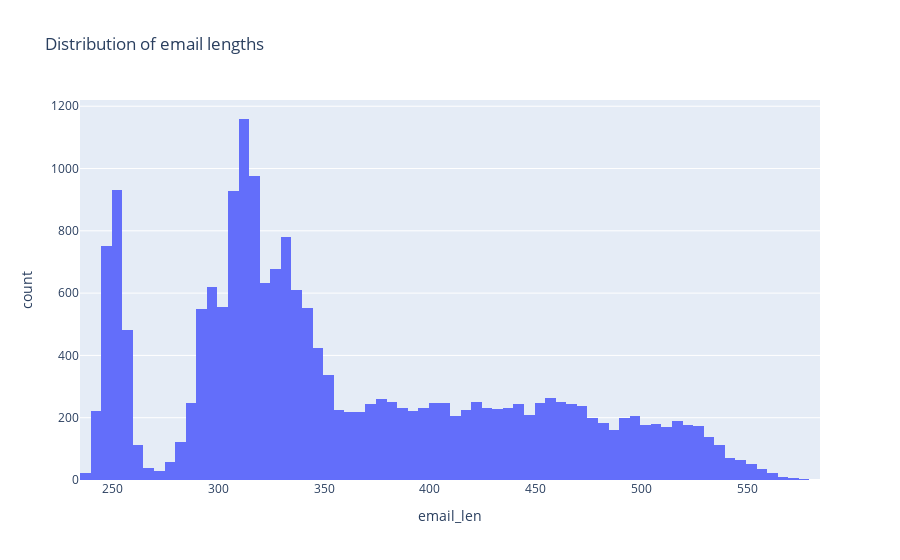

The notebook cell this image was saved under:
### Code cell
email_pii["email_len"] = email_pii["text"].apply(len)

print(email_pii["email_len"].describe())

fig = px.histogram(email_pii, x="email_len", title="Distribution of email lengths")
fig.show()

### Figure 1 — Plotly figure (JSON) as saved in the notebook; plotly's stock layout.template omitted (floating-point values rounded to 4 significant figures; data arrays with more than 128 entries replaced by an {"elided": "..."} marker saying what was removed)
{"data": [{"alignmentgroup": "True", "bingroup": "x", "hovertemplate": "email_len=%{x}<br>count=%{y}<extra></extra>", "legendgroup": "", "marker": {"color": "#636efa", "pattern": {"shape": ""}}, "name": "", "offsetgroup": "", "orientation": "v", "showlegend": false, "type": "histogram", "x": {"elided": "20000 int values"}, "xaxis": "x", "yaxis": "y"}], "layout": {"barmode": "relative", "legend": {"tracegroupgap": 0}, "title": {"text": "Distribution of email lengths"}, "xaxis": {"anchor": "y", "domain": [0, 1], "title": {"text": "email_len"}}, "yaxis": {"anchor": "x", "domain": [0, 1], "title": {"text": "count"}}}}
